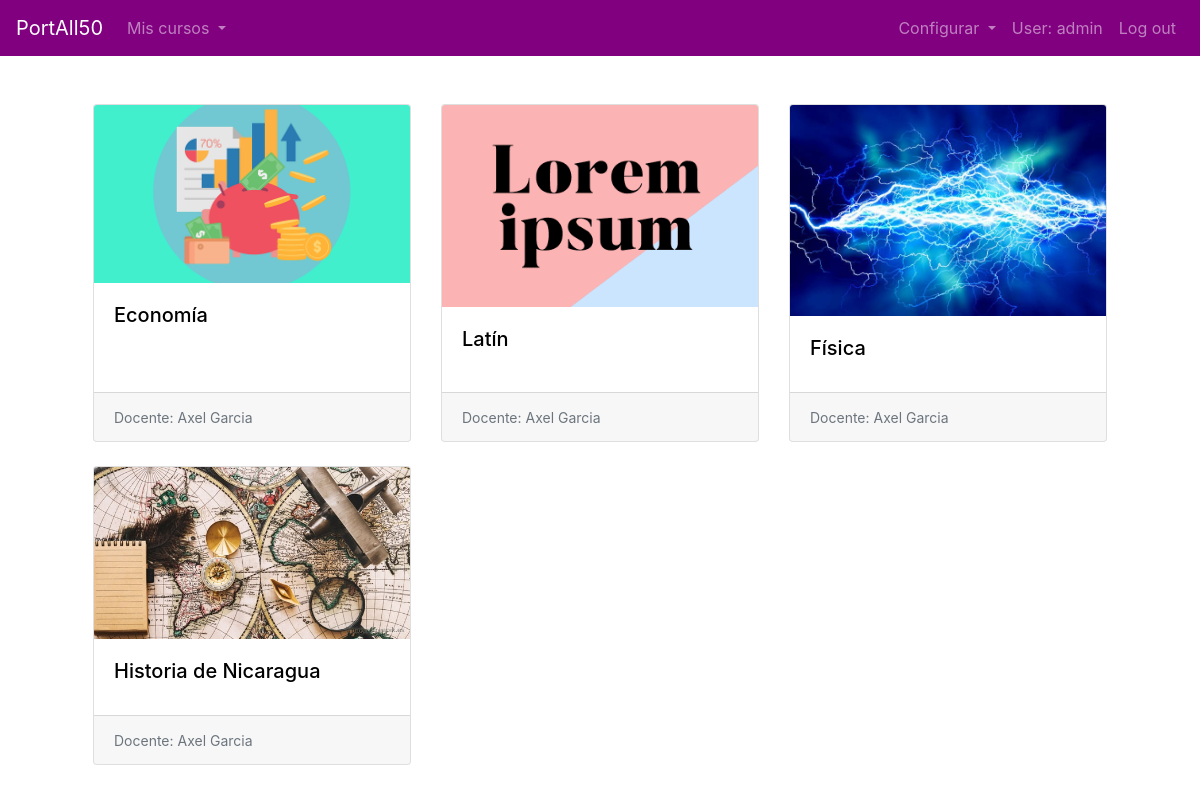
/portall (signed in), run on an earlier commit of the app's database.
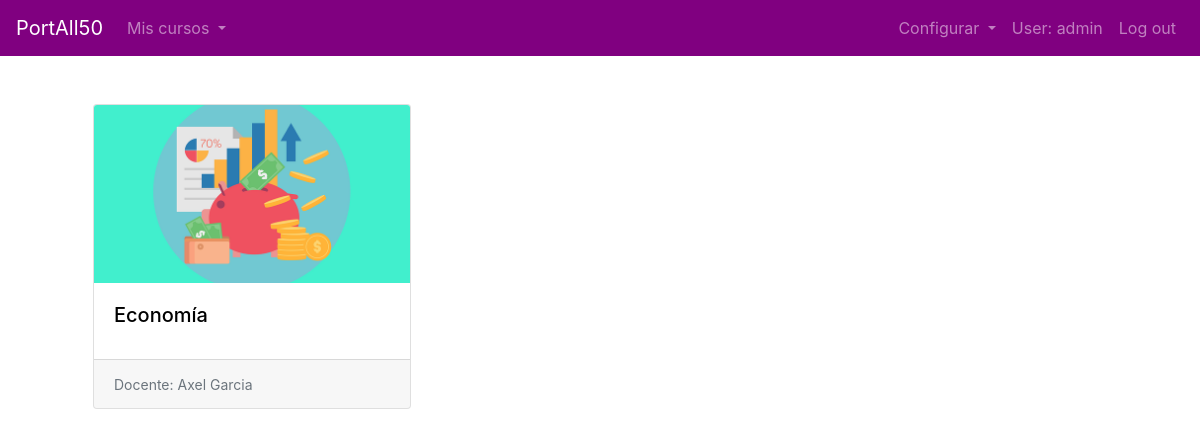
And on a later commit of the database.
### PortAll50/models.py (models this page shows, shortened)
class Curso(models.Model):
    nombre_curso = models.CharField(max_length=60)
    cuentas = models.ManyToManyField(User, related_name="cursos_inscritos", null=True) #identifica participantes
    propietario = models.ForeignKey(User, on_delete=CASCADE, related_name="cursos_creados")
    imagen = models.ImageField(upload_to='cursos/', null = True) #investigar upload_to
    ESTADO_CURSO = [("0", "Preparando"), ("1", "Activo"), ("2", "Finalizo")]
    estado_curso = models.CharField(choices=ESTADO_CURSO, max_length=1, default="0")
    cantidad_minima = models.DecimalField(decimal_places=2, max_digits=5, null=True)
    total_acumular = models.DecimalField(decimal_places=2, max_digits=5, null=True)
    actual_acumulado = models.DecimalField(decimal_places=2, max_digits=5, default=0)
    class Meta:
        verbose_name_plural = "Curso"

### PortAll50/views.py (the view)
# urls.py: path("portall", views.portall, name="portall"),
def portall(request):
    usuario = request.user
    cursos = Curso.objects.filter(cuentas=usuario)
    context = {
        "cursos": cursos,
        "usuario": Cuenta.objects.get(username=usuario)
    }
    return render(request, "portall50/portall.html", context)

### PortAll50/templates/portall50/portall.html (shortened to what this page needs)
{% extends 'base.html' %}
{% load bootstrap4 %}
{% load static %}
{% block main %}
    <div class="container">
        <div class="row row-cols-1 row-cols-md-3">
            {% for curso in cursos %}
                <div class="col mb-4">
                    <div class="card h-100">
                    <img src="{{curso.imagen.url}}" class="card-img-top" alt="...">
                    <div class="card-body">
                        <a style="color: black;" href="{% url 'curso' curso.id %}"><h5 class="card-title" style="color: black;">{{curso.nombre_curso}}</5></a>
                    </div>
                    <div class="card-footer">
                        <small class="text-muted">Docente: {{curso.propietario.first_name}} {{curso.propietario.last_name}}</small>
                        </div>
                    </div>
                </div>
            {% endfor %}
        </div>
    </div>
{% endblock %}

What changed in the data, as far as the page shows it:
removed Curso: imagen (picture), nombre_curso "Latín", propietario.first_name "Axel", propietario.last_name "Garcia"
removed Curso: imagen (picture), nombre_curso "Física", propietario.first_name "Axel", propietario.last_name "Garcia"
removed Curso: imagen (picture), nombre_curso "Historia de Nicaragua", propietario.first_name "Axel", propietario.last_name "Garcia"
